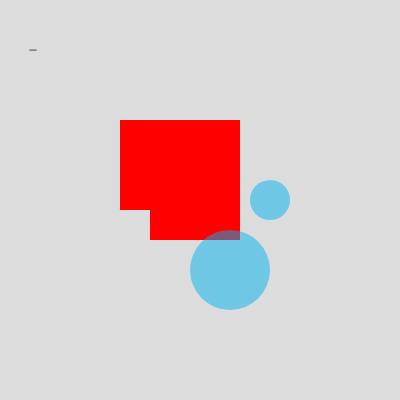
Frame 1 (no input)
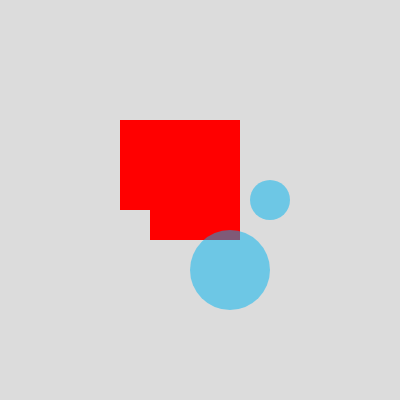
Frame 60 (no input)
Frame 120 (the mouse pressed at the canvas centre since frame 60): identical to frame 60, image omitted

The p5.js sketch that drew these frames (run headless with seeded random() and noise() and a simulated clock; from frame 60 on, the mouse is pressed at the canvas centre):

// p5.js sketch
// ── sketch.js
function setup(){
	createCanvas(400, 400)
}

function draw(){
	background(220,220,220)
	
//il disegno è dinamico si ricarica ogni 60 secondi 
	//dentro due () vuol dire che c'è una funzione con dei parametri
// valore max 255 
// 0, 0, 0 , 0 = nero; es. 220, 220, 220, 220 = grigio

	point(30, 50)
	point(31,50)
	point(32,50)
	point(33,50)
	point(34,50)
	point(35,50)
	point(36,50)
	
	fill (255,0, 0)
	stroke(0,200,0)
	// 

// funzione che dissegna un segmento shft cmd 7 per colorare come commento
// si può nascondere un codice con queste senza cancellare 
// l'ordine nelle istruzioni comporta se sopra o sotto 
	

    noStroke(0,200,0)
    rect(120,120,120,90)
	strokeWeight(3)
	rect(150,150,90)

	line(50,60,200,280)

	point (0,0)
	fill(0, 180, 240, 128)

	ellipse(270,200,40,40)
	ellipse(230,270,80,80)

	noFill()
	
	//quando ci sono delle parole composte si utilizzano le maiuscole
	triangle(340,90, 390,160, 240,180)
	//primi 2 la posizione gli ultimi 2 base e l'altezza
	//sito https://p5js.org/libraries/ dove poter copiare o trovare info per programmazione
}
